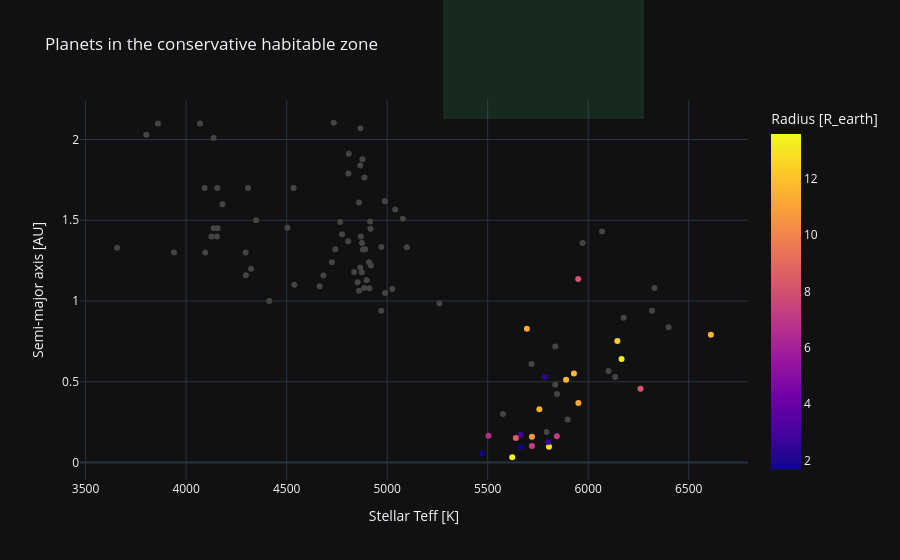

The code cell stored with this chart in its notebook:
### Code cell
hz = df[df.in_hz==True]
fig = px.scatter(hz, x='st_teff', y='pl_orbsmax', color='pl_rade', hover_name='pl_name',
                 title='Planets in the conservative habitable zone',
                 labels={'st_teff':'Stellar Teff [K]', 'pl_orbsmax':'Semi-major axis [AU]',
                         'pl_rade':'Radius [R_earth]'},
                 template='plotly_dark')
# Sun HZ band
fig.add_vrect(x0=5278, x1=6278, y0=0.95, y1=1.68, fillcolor='rgba(74,222,128,0.12)', line_width=0)
fig.show()

### Figure 1 — Plotly figure (JSON) as saved in the notebook; plotly's stock layout.template omitted (floating-point values rounded to 4 significant figures)
{"data": [{"hovertemplate": "<b>%{hovertext}</b><br><br>Stellar Teff [K]=%{x}<br>Semi-major axis [AU]=%{y}<br>Radius [R_earth]=%{marker.color}<extra></extra>", "hovertext": ["TOI-7510 c", "TOI-4914 b", "HD 99283 b", "HD 34445 c", "81 Cet b", "HD 240210 b", "HD 18438 b", "K2-99 c", "eps Tau b", "HD 184010 c", "bet UMi b", "HD 40956 b", "TOI-3856 b", "BD+48 740 b", "BD+20 274 b", "HD 173416 b", "HD 112640 b", "gam Lib b", "HD 180314 b", "11 Com b", "24 Sex b", "HD 174205 b", "HD 33142 b", "TOI-375 d", "HD 76920 b", "HD 208897 b", "HD 184010 b", "HD 96700 d", "HD 167042 b", "BD+48 738 b", "HD 113996 b", "HD 136352 c", "HD 136352 b", "HD 134606 c", "TOI-1451 b", "TIC 139270665 b", "TIC 4672985 b", "HD 158996 b", "TIC 241249530 b", "HD 31527 c", "Kepler-849 b", "HD 34445 d", "bet Cnc b", "HD 231701 b", "HD 205739 b", "HD 25723 b", "TOI-6692 b", "HD 6860 b", "HD 4732 b", "HD 9446 b", "HD 1666 b", "Kepler-160 b", "HD 112300 b", "TOI-4994 b", "HD 87816 b", "HD 224018 d", "HD 64121 b", "HD 1605 b", "TOI-4940 b", "TOI-2180 b", "17 Sco b", "iot Dra b", "gam Psc b", "BD+20 2457 c", "HD 66141 b", "75 Cet b", "HD 150010 b", "nu Oct A b", "TIC 279401253 b", "HD 147873 c", "HD 67087 b", "HD 114082 b", "HD 208487 b", "mu Leo b", "HD 126105 b", "TOI-4507 b", "TYC 3318-01333-1 b", "TOI-1294 c", "HD 47366 b", "HD 5608 b", "BD+03 2562 b", "HD 36384 b", "HD 210702 b", "TOI-7510 b", "TOI-2010 b", "HIP 111909 b", "BD+20 2457 b", "HD 47366 c", "HD 60292 b", "HD 102888 b", "TYC 1422-614-1 c", "HD 94890 b", "HD 96992 b", "HD 2952 b", "HIP 18606 b", "Kepler-1514 b", "nu Oph b", "ups Leo b", "HD 202696 b", "TOI-6695 c"], "legendgroup": "", "marker": {"color": [10.81, 12.87, NaN, NaN, NaN, NaN, NaN, NaN, NaN, NaN, NaN, NaN, 13.6, NaN, NaN, NaN, NaN, NaN, NaN, NaN, NaN, NaN, NaN, NaN, NaN, NaN, NaN, NaN, NaN, NaN, NaN, 2.916, 1.664, NaN, 2.611, 7.23, 11.5, NaN, 13.29, NaN, 8.082, NaN, NaN, NaN, NaN, NaN, 11.68, NaN, NaN, NaN, NaN, 1.715, NaN, 8.541, NaN, 2.4, NaN, NaN, 6.61, 11.32, NaN, NaN, NaN, NaN, NaN, NaN, NaN, NaN, 11.21, NaN, NaN, 11.72, NaN, NaN, NaN, 8.2, NaN, NaN, NaN, NaN, NaN, NaN, NaN, 7.31, 11.81, NaN, NaN, NaN, NaN, NaN, NaN, NaN, NaN, NaN, NaN, 12.42, NaN, NaN, NaN, NaN], "coloraxis": "coloraxis", "symbol": "circle"}, "mode": "markers", "name": "", "orientation": "v", "showlegend": false, "type": "scatter", "x": [5720.0, 5805.0, 4886.0, 5836.0, 4734.0, 4297.0, 3860.0, 6069.0, 4877.0, 4971.0, 4126.0, 4869.0, 5622.0, 4534.0, 4296.0, 4683.0, 4155.0, 4879.0, 4917.0, 4874.0, 5098.0, 4308.0, 5025.0, 5260.0, 4664.0, 4860.0, 4971.0, 5845.0, 4919.0, 4414.0, 4181.0, 5664.0, 5664.0, 5576.0, 5801.0, 5844.0, 5757.0, 4069.0, 6166.0, 5898.0, 5950.0, 5836.0, 4092.0, 6101.0, 6176.0, 4766.0, 5890.0, 3802.0, 4898.0, 5793.0, 6317.0, 5471.0, 3657.0, 5640.0, 4989.0, 5784.0, 5078.0, 4915.0, 5504.0, 5695.0, 4157.0, 4504.0, 4742.0, 4137.0, 4323.0, 4809.0, 4153.0, 4910.0, 5951.0, 5972.0, 6330.0, 6610.0, 6134.0, 4538.0, 4875.0, 6260.0, 4776.0, 5718.0, 4866.0, 4807.0, 4095.0, 3940.0, 4912.0, 5720.0, 5929.0, 4891.0, 4137.0, 4866.0, 4348.0, 4990.0, 4806.0, 4867.0, 4725.0, 4853.0, 4860.0, 6145.0, 4887.0, 4836.0, 5040.0, 6400.0], "xaxis": "x", "y": [0.1595, 0.098, 1.08, 0.7181, 2.104, 1.16, 2.1, 1.43, 1.878, 1.334, 1.4, 1.4, 0.0325, 1.7, 1.3, 1.158, 1.7, 1.319, 1.448, 1.178, 1.333, 1.7, 1.074, 0.984, 1.091, 1.063, 0.94, 0.424, 1.22, 1.0, 1.6, 0.1721, 0.0964, 0.3007, 0.127, 0.163, 0.33, 2.1, 0.641, 0.2663, 1.137, 0.4817, 1.7, 0.567, 0.896, 1.49, 0.512, 2.03, 1.129, 0.189, 0.94, 0.05511, 1.33, 0.1515, 1.618, 0.53, 1.51, 1.492, 0.165, 0.828, 1.45, 1.453, 1.32, 2.01, 1.2, 1.912, 1.4, 1.24, 0.369, 1.36, 1.08, 0.791, 0.53, 1.1, 1.36, 0.456, 1.414, 0.61, 1.207, 1.79, 1.3, 1.3, 1.079, 0.1019, 0.5516, 1.32, 1.45, 1.84, 1.5, 1.05, 1.37, 2.07, 1.24, 1.117, 1.61, 0.753, 1.765, 1.18, 1.566, 0.838], "yaxis": "y"}], "layout": {"coloraxis": {"colorbar": {"title": {"text": "Radius [R_earth]"}}, "colorscale": [[0.0, "#0d0887"], [0.1111, "#46039f"], [0.2222, "#7201a8"], [0.3333, "#9c179e"], [0.4444, "#bd3786"], [0.5556, "#d8576b"], [0.6667, "#ed7953"], [0.7778, "#fb9f3a"], [0.8889, "#fdca26"], [1.0, "#f0f921"]]}, "legend": {"tracegroupgap": 0}, "shapes": [{"fillcolor": "rgba(74,222,128,0.12)", "line": {"width": 0}, "type": "rect", "x0": 5278, "x1": 6278, "xref": "x", "y0": 0.95, "y1": 1.68, "yref": "y domain"}], "title": {"text": "Planets in the conservative habitable zone"}, "xaxis": {"anchor": "y", "domain": [0.0, 1.0], "title": {"text": "Stellar Teff [K]"}}, "yaxis": {"anchor": "x", "domain": [0.0, 1.0], "title": {"text": "Semi-major axis [AU]"}}}}
